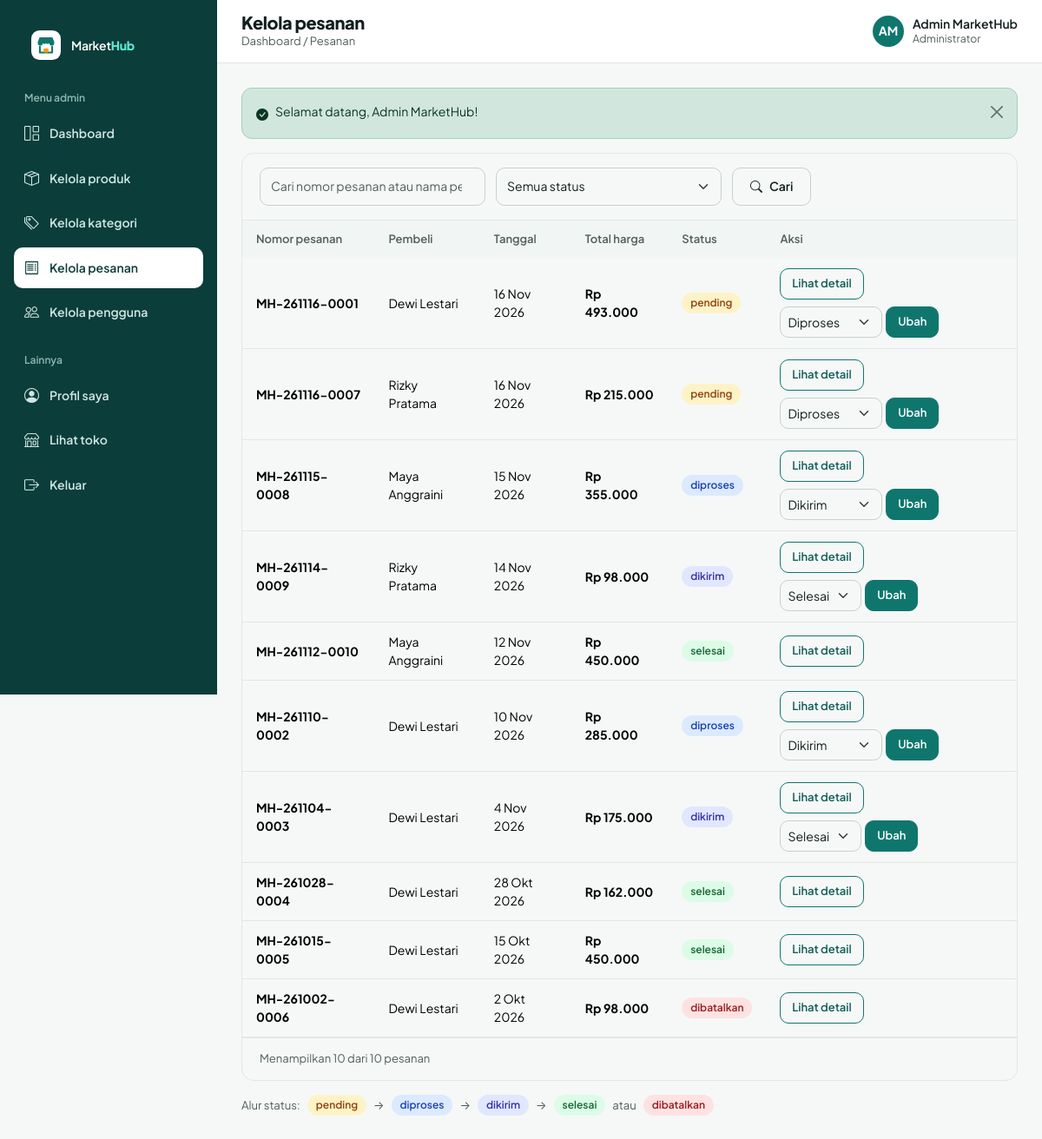
/admin/pesanan/index.php (signed in), run on the app's committed database.
### tables this page shows
CREATE TABLE users (
  id         INT UNSIGNED NOT NULL AUTO_INCREMENT,
  nama       VARCHAR(100) NOT NULL,
  email      VARCHAR(150) NOT NULL,
  password   VARCHAR(255) NOT NULL,
  role       ENUM('admin','penjual','pembeli') NOT NULL DEFAULT 'pembeli',
  status     ENUM('aktif','nonaktif') NOT NULL DEFAULT 'aktif',  
  created_at TIMESTAMP NOT NULL DEFAULT CURRENT_TIMESTAMP,
  PRIMARY KEY (id),
  UNIQUE KEY uq_users_email (email)
);

CREATE TABLE pesanan (
  id                INT UNSIGNED NOT NULL AUTO_INCREMENT,
  user_id           INT UNSIGNED NOT NULL,
  total_harga       DECIMAL(12,0) NOT NULL,
  status_pesanan    ENUM('pending','diproses','dikirim','selesai','dibatalkan') NOT NULL DEFAULT 'pending',
  alamat_pengiriman TEXT NOT NULL,
  tanggal_pesanan   TIMESTAMP NOT NULL DEFAULT CURRENT_TIMESTAMP,
  PRIMARY KEY (id),
  KEY idx_pesanan_user (user_id),
  KEY idx_pesanan_status (status_pesanan),
  CONSTRAINT fk_pesanan_user FOREIGN KEY (user_id) REFERENCES users (id) ON DELETE RESTRICT ON UPDATE CASCADE
);

### admin/pesanan/index.php (called while the page is built)
<?php
require_once __DIR__ . '/../../config/app.php';
$requiredRoles = ['admin'];
require __DIR__ . '/../../includes/auth-check.php';
$scope = 'admin';
require __DIR__ . '/../../includes/pesanan-list.php';

### auth/session.php (called while the page is built, shortened)
<?php
function current_user()
{
    static $user = false;
    if ($user !== false) {
        return $user;
    }
    $user = null;
    if (!empty($_SESSION['uid'])) {
        $row = db_row('SELECT id, nama, email, role, status, created_at FROM users WHERE id = ?', [(int) $_SESSION['uid']]);
        if ($row && $row['status'] === 'aktif') {
            $row['id'] = (int) $row['id'];
            $user = $row;
        } else {
            unset($_SESSION['uid']);
        }
    }
    return $user;
}

### auth/check-role.php (called while the page is built, shortened)
<?php
function require_login()
{
    $user = current_user();
    if ($user) {
        return $user;
    }
}
function require_role($roles = null)
{
    $user = require_login();
    return $user;
}

### includes/auth-check.php (called while the page is built)
<?php
$authUser = require_role($requiredRoles ?? null);

### includes/pesanan-list.php (the view, shortened to what this page needs)
<?php
$q = get('q');
$where = ['1 = 1'];
$params = [];
$extra = '';
$from = ' FROM pesanan o JOIN users b ON b.id = o.user_id WHERE ' . implode(' AND ', $where);
$total = (int) db_val('SELECT COUNT(*)' . $from, $params);
[$page, $pages, $offset] = paginate($total, 10, (int) get('page', '1'));
$rows = db_all('SELECT o.*, b.nama AS pembeli_nama' . $extra . $from . ' ORDER BY o.tanggal_pesanan DESC, o.id DESC LIMIT ? OFFSET ?', array_merge($params, [10, $offset]));
$topTitle = $scope === 'admin' ? 'Kelola pesanan' : 'Pesanan masuk';
$topCrumb = 'Dashboard / Pesanan';
require __DIR__ . '/header.php';
?>
<div class="card overflow-hidden">
  <form class="mh-tool" method="get">
    <input class="form-control" type="search" name="q" value="<?= e($q) ?>" placeholder="Cari nomor pesanan atau nama pembeli..." aria-label="Cari pesanan">
    <select class="form-select" name="status" aria-label="Filter status" onchange="this.form.submit()">
      <option value="">Semua status</option>
    </select>
    <button class="btn btn-outline-secondary" type="submit"><i class="bi bi-search"></i>Cari</button>
  </form>
  <div class="table-responsive">
    <table class="table mh-table">
      <thead><tr><th>Nomor pesanan</th><th>Pembeli</th><th>Tanggal</th><th><?= $scope === 'penjual' ? 'Total produk Anda' : 'Total harga' ?></th><th>Status</th><th>Aksi</th></tr></thead>
      <tbody>
      <?php foreach ($rows as $o): $next = allowed_next_status($o['status_pesanan'], $authUser['role']); ?>
        <tr>
          <td><b><?= e(nomor_pesanan($o['id'], $o['tanggal_pesanan'])) ?></b></td>
          <td><?= e($o['pembeli_nama']) ?></td>
          <td><?= e(tgl($o['tanggal_pesanan'])) ?></td>
          <td><b><?= rupiah($scope === 'penjual' ? $o['total_saya'] : $o['total_harga']) ?></b></td>
          <td><?= status_badge($o['status_pesanan']) ?></td>
          <td><div class="acts flex-wrap">
            <a class="btn btn-outline-primary btn-sm" href="<?= e(url($scope . '/pesanan/detail.php?id=' . (int) $o['id'])) ?>">Lihat detail</a>
            <?php if ($next): ?>
              <form method="post" class="d-flex gap-1" data-confirm="Perbarui status pesanan ini?">
                <select class="form-select form-select-sm" name="status" aria-label="Status baru" style="min-height:36px;width:auto">
                  <?php foreach ($next as $n): ?><option value="<?= $n ?>"><?= ucfirst($n) ?></option><?php endforeach; ?>
                </select>
                <button class="btn btn-primary btn-sm" type="submit">Ubah</button>
              </form>
            <?php endif; ?>
          </div></td>
        </tr>
      <?php endforeach; ?>
      </tbody>
    </table>
  </div>
  <div class="mh-pgn"><span>Menampilkan <?= count($rows) ?> dari <?= $total ?> pesanan</span><?= pagination_html($page, $pages) ?></div>
</div>
<div class="d-flex gap-2 flex-wrap align-items-center mt-3 small text-muted">Alur status:
  <span class="st st-pending">pending</span>→<span class="st st-diproses">diproses</span>→<span class="st st-dikirim">dikirim</span>→<span class="st st-selesai">selesai</span> atau <span class="st st-dibatalkan">dibatalkan</span></div>
<?php require __DIR__ . '/footer.php'; ?>

### includes/functions.php (shortened to what this page needs)
<?php
function db_stmt($sql, array $params = [])
{
    global $conn;
    $st = $conn->prepare($sql);
    if ($params) {
        $types = '';
        foreach ($params as $p) {
            $types .= is_int($p) ? 'i' : (is_float($p) ? 'd' : 's');
        }
        $st->bind_param($types, ...$params);
    }
    $st->execute();
    return $st;
}
function db_all($sql, array $params = [])
{
    $st = db_stmt($sql, $params);
    $rows = $st->get_result()->fetch_all(MYSQLI_ASSOC);
    return $rows;
}
function db_row($sql, array $params = [])
{
    $rows = db_all($sql, $params);
    return $rows[0] ?? null;
}
function db_val($sql, array $params = [])
{
    $row = db_row($sql, $params);
    return $row ? reset($row) : null;
}
function e($v)
{
    return htmlspecialchars((string) $v, ENT_QUOTES, 'UTF-8');
}
function url($path = '')
{
    return BASE_URL . '/' . ltrim($path, '/');
}
function get($key, $default = '')
{
    $v = $_GET[$key] ?? $default;
    return is_string($v) ? trim($v) : $default;
}
function rupiah($n)
{
    return 'Rp ' . number_format((float) $n, 0, ',', '.');
}
function tgl($d, $withTime = false)
{
    $bln = ['', 'Jan', 'Feb', 'Mar', 'Apr', 'Mei', 'Jun', 'Jul', 'Agu', 'Sep', 'Okt', 'Nov', 'Des'];
    $t = strtotime($d);
    return date('j', $t) . ' ' . $bln[(int) date('n', $t)] . ' ' . date('Y', $t) . ($withTime ? ', ' . date('H:i', $t) : '');
}
function nomor_pesanan($id, $tanggal)
{
    return 'MH-' . date('ymd', strtotime($tanggal)) . '-' . str_pad((string) $id, 4, '0', STR_PAD_LEFT);
}
function status_badge($s)
{
    $s = in_array($s, STATUS_LIST, true) ? $s : 'pending';
    return '<span class="st st-' . $s . '">' . e($s) . '</span>';
}
function role_label($r)
{
    return ['admin' => 'Administrator', 'penjual' => 'Penjual', 'pembeli' => 'Pembeli'][$r] ?? $r;
}
function initials($name)
{
    $parts = preg_split('/\s+/', trim((string) $name));
    $i = strtoupper(substr($parts[0] ?? '', 0, 1) . substr($parts[1] ?? '', 0, 1));
    return $i !== '' ? $i : 'U';
}
function paginate($total, $per, $page)
{
    $pages = max(1, (int) ceil($total / $per));
    $page = min(max(1, (int) $page), $pages);
    return [$page, $pages, ($page - 1) * $per];
}
function logo_svg($size = 36, $inverse = false)
{
    $bg = $inverse ? '#FFFFFF' : '#0F766E';
    $fg = $inverse ? '#0F766E' : '#FFFFFF';
    return '<svg width="' . $size . '" height="' . $size . '" viewBox="0 0 36 36" aria-hidden="true"><rect width="36" height="36" rx="10" fill="' . $bg . '"/>'
        . '<path d="M8 14l2.2-5.5h15.6L28 14v1.5a3 3 0 01-6 0 3 3 0 01-4 0 3 3 0 01-4 0 3 3 0 01-6 0z" fill="' . $fg . '"/>'
        . '<path d="M10.5 20v7h15v-7" stroke="' . $fg . '" stroke-width="2.2" fill="none" stroke-linecap="round" stroke-linejoin="round"/>'
        . '<rect x="15" y="22" width="6" height="5" rx="1" fill="#F59E0B"/></svg>';
}
function allowed_next_status($current, $role)
{
    $map = [
        'pending'  => ['diproses', 'dibatalkan'],
        'diproses' => ['dikirim', 'dibatalkan'],
        'dikirim'  => ['selesai'],
    ];
    $next = $map[$current] ?? [];
    return $role === 'admin' ? $next : [];
}

### includes/topbar.php (shortened to what this page needs)
<?php
$u = current_user();
?>
<div class="mh-tb">
  <div>
    <h1 class="mh-tb-title"><?= e($topTitle ?? 'Dashboard') ?></h1>
    <div class="mh-tb-crumb"><?= e($topCrumb ?? tanggal_panjang()) ?></div>
  </div>
  <div class="ms-auto d-flex align-items-center gap-3">
    <span class="mh-me"><span class="mh-av mh-av-dark"><?= e(initials($u['nama'])) ?></span>
      <span class="d-none d-sm-block lh-sm"><?= e($u['nama']) ?><small class="d-block text-muted fw-normal"><?= e(role_label($u['role'])) ?></small></span></span>
  </div>
</div>

### assets/css/style.css (style rules this page uses)
:root { --mh-p:#0F766E;--mh-pd:#115E59;--mh-pl:#CCFBF1;--mh-px:#F0FDFA;--mh-a:#F59E0B;--mh-dark:#0B3D3A; --mh-ink:#0F1F1E;--mh-mut:#4F5F5C;--mh-line:#E1E7E4;--mh-bg:#F6F8F7; --bs-primary:#0F766E;--bs-primary-rgb:15,118,110; --bs-link-color:#0F766E;--bs-link-color-rgb:15,118,110;--bs-link-hover-color:#115E59;--bs-link-hover-color-rgb:17,94,89; --bs-body-font-family:'Plus Jakarta Sans',system-ui,-apple-system,'Segoe UI',sans-serif; --bs-body-color:#0F1F1E;--bs-body-color-rgb:15,31,30;--bs-body-bg:#F6F8F7;--bs-body-font-size:.9375rem; --bs-border-color:#E1E7E4;--bs-border-radius:.625rem;--bs-secondary-color:#4F5F5C; }
body { font-family:var(--bs-body-font-family);line-height:1.5;-webkit-font-smoothing:antialiased }
h1,h2,h3,h4,h5 { font-weight:800;letter-spacing:-.02em }
a { text-decoration:none }
.text-muted,.mut { color:var(--mh-mut)!important }
.btn { --bs-btn-border-radius:10px;display:inline-flex;align-items:center;justify-content:center;gap:.5rem;min-height:44px;padding:0 1.25rem;font-weight:600;font-size:14px;white-space:nowrap }
.btn-sm { --bs-btn-border-radius:10px;min-height:36px;padding:0 .8rem;font-size:13px }
.btn-primary { --bs-btn-bg:#0F766E;--bs-btn-border-color:#0F766E;--bs-btn-hover-bg:#115E59;--bs-btn-hover-border-color:#115E59;--bs-btn-active-bg:#0B3D3A;--bs-btn-active-border-color:#0B3D3A;--bs-btn-disabled-bg:#0F766E;--bs-btn-disabled-border-color:#0F766E }
.btn-outline-primary { --bs-btn-color:#115E59;--bs-btn-border-color:#0F766E;--bs-btn-hover-bg:#0F766E;--bs-btn-hover-border-color:#0F766E;--bs-btn-active-bg:#115E59;--bs-btn-disabled-color:#115E59;--bs-btn-disabled-border-color:#0F766E }
.btn-outline-secondary { --bs-btn-color:#0F1F1E;--bs-btn-border-color:#C5D0CC;--bs-btn-hover-bg:#F1F5F3;--bs-btn-hover-color:#0F1F1E;--bs-btn-hover-border-color:#AFC4BF;--bs-btn-active-bg:#E4ECE9;--bs-btn-active-color:#0F1F1E;--bs-btn-active-border-color:#AFC4BF }
.form-control,.form-select { min-height:44px;border-radius:10px;border-color:#C5D0CC;font-size:14px;color:var(--mh-ink) }
.card { --bs-card-border-radius:14px;--bs-card-border-color:var(--mh-line);--bs-card-inner-border-radius:13px;border-radius:14px }
.st { display:inline-block;padding:3px 10px;border-radius:999px;font-size:12px;font-weight:600;white-space:nowrap }
.st-pending { background:#FEF3C7;color:#92400E }
.st-diproses { background:#DBEAFE;color:#1E40AF }
.st-dikirim { background:#E0E7FF;color:#3730A3 }
.st-selesai { background:#DCFCE7;color:#166534 }
.st-dibatalkan { background:#FEE2E2;color:#991B1B }
.mh-table { --bs-table-bg:transparent;font-size:14px;margin:0 }
.mh-table th { background:#F1F5F3;color:var(--mh-mut);font-size:13px;font-weight:600;padding:12px 16px;white-space:nowrap;border:0 }
.mh-table td { padding:12px 16px;vertical-align:middle;border-color:var(--mh-line) }
.mh-tool { display:flex;gap:12px;flex-wrap:wrap;padding:16px 20px;border-bottom:1px solid var(--mh-line);align-items:center }
.mh-tool .form-control,.mh-tool .form-select { max-width:260px }
.mh-pgn { display:flex;justify-content:space-between;align-items:center;flex-wrap:wrap;gap:12px;padding:14px 20px;border-top:1px solid var(--mh-line);font-size:13px;color:var(--mh-mut) }
.acts { display:flex;gap:8px;align-items:center }
.mh-me { display:flex;align-items:center;gap:10px;font-weight:600;font-size:14px;color:var(--mh-ink) }
.mh-av { width:36px;height:36px;border-radius:50%;background:var(--mh-pl);color:var(--mh-pd);display:flex;align-items:center;justify-content:center;font-weight:700;font-size:14px;flex:none }
.mh-av-dark { background:var(--mh-p);color:#fff }
.mh-tb { background:#fff;border-bottom:1px solid var(--mh-line);display:flex;align-items:center;gap:16px;padding:14px 28px;position:sticky;top:0;z-index:1010 }
.mh-tb-title { font-size:20px;margin:0 }
.mh-tb-crumb { font-size:13px;color:var(--mh-mut) }

### data on the page
users: nama "AM", nama "Admin MarketHub", role "Administrator"
pesanan: nomor_pesanan($o['id'], $o['tanggal_pesanan']) "MH-261116-0001", user.nama "Dewi Lestari", tanggal_pesanan "16 Nov 2026", total_harga "Rp 493.000", status_pesanan "pending"
pesanan: nomor_pesanan($o['id'], $o['tanggal_pesanan']) "MH-261116-0007", user.nama "Rizky Pratama", tanggal_pesanan "16 Nov 2026", total_harga "Rp 215.000", status_pesanan "pending"
pesanan: nomor_pesanan($o['id'], $o['tanggal_pesanan']) "MH-261115-0008", user.nama "Maya Anggraini", tanggal_pesanan "15 Nov 2026", total_harga "Rp 355.000", status_pesanan "diproses"
pesanan: nomor_pesanan($o['id'], $o['tanggal_pesanan']) "MH-261114-0009", user.nama "Rizky Pratama", tanggal_pesanan "14 Nov 2026", total_harga "Rp 98.000", status_pesanan "dikirim"
pesanan: nomor_pesanan($o['id'], $o['tanggal_pesanan']) "MH-261112-0010", user.nama "Maya Anggraini", tanggal_pesanan "12 Nov 2026", total_harga "Rp 450.000", status_pesanan "selesai"
pesanan: nomor_pesanan($o['id'], $o['tanggal_pesanan']) "MH-261110-0002", user.nama "Dewi Lestari", tanggal_pesanan "10 Nov 2026", total_harga "Rp 285.000", status_pesanan "diproses"
pesanan: nomor_pesanan($o['id'], $o['tanggal_pesanan']) "MH-261104-0003", user.nama "Dewi Lestari", tanggal_pesanan "4 Nov 2026", total_harga "Rp 175.000", status_pesanan "dikirim"
pesanan: nomor_pesanan($o['id'], $o['tanggal_pesanan']) "MH-261028-0004", user.nama "Dewi Lestari", tanggal_pesanan "28 Okt 2026", total_harga "Rp 162.000", status_pesanan "selesai"
pesanan: nomor_pesanan($o['id'], $o['tanggal_pesanan']) "MH-261015-0005", user.nama "Dewi Lestari", tanggal_pesanan "15 Okt 2026", total_harga "Rp 450.000", status_pesanan "selesai"
pesanan: nomor_pesanan($o['id'], $o['tanggal_pesanan']) "MH-261002-0006", user.nama "Dewi Lestari", tanggal_pesanan "2 Okt 2026", total_harga "Rp 98.000", status_pesanan "dibatalkan"

### other printed values
$label "Dashboard"
$label "Kelola produk"
$label "Kelola kategori"
$label "Kelola pesanan"
$label "Kelola pengguna"
$topTitle "Kelola pesanan"
$topCrumb "Dashboard / Pesanan"
$fl['msg'] "Selamat datang, Admin MarketHub!"
count($rows) "10"
$total "10"
form field status "Diproses"
form field status "Dikirim"
form field status "Selesai"
